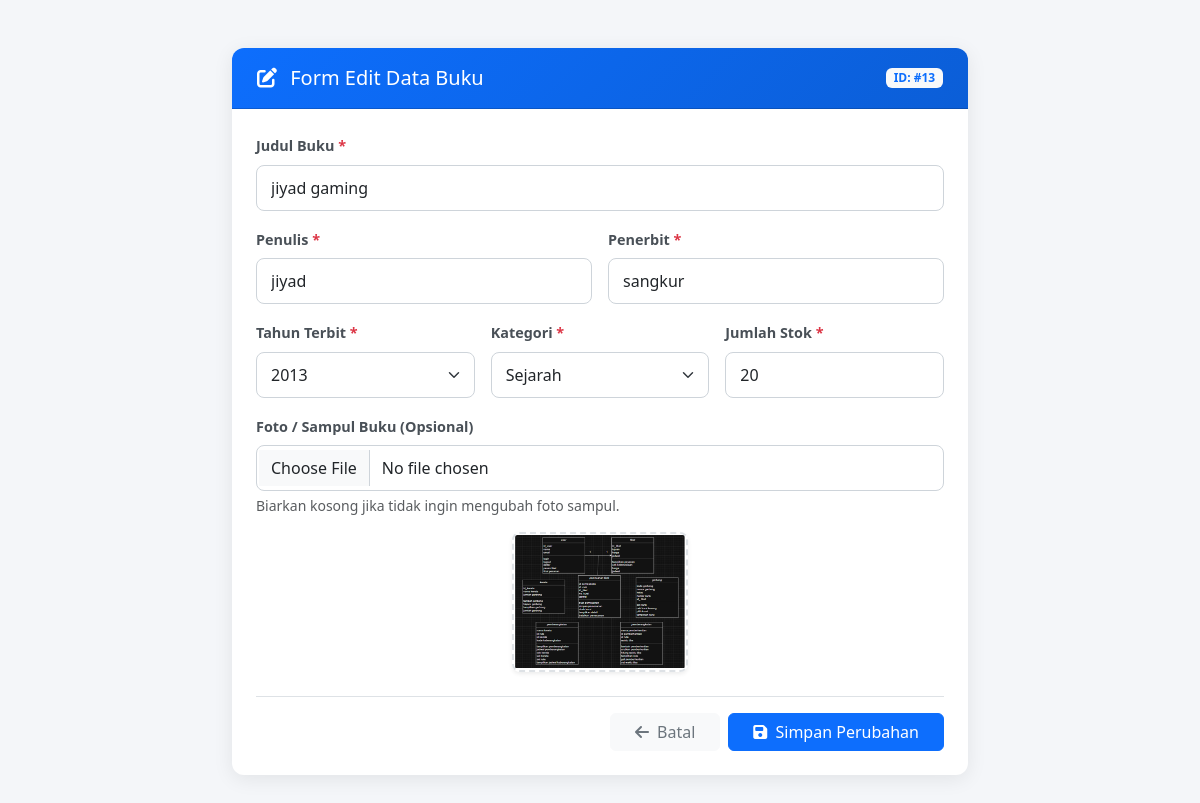
/view/view_admin/edit_buku.php?id=13 (signed in), run on the app's committed database.
### tables this page shows
CREATE TABLE `buku` (
  `id_buku` int(11) NOT NULL,
  `judul` varchar(150) NOT NULL,
  `penulis` varchar(100) NOT NULL,
  `penerbit` varchar(100) NOT NULL,
  `tahun_terbit` year(4) NOT NULL,
  `kategori` varchar(20) NOT NULL,
  `stok` int(5) NOT NULL,
  `foto` varchar(100) NOT NULL
);

### models/m_koneksi.php (called while the page is built, shortened)
<?php
class Koneksi {
    private $host = "localhost",
            $username = "root",
            $pass = "",
            $db = "perpustakaan";
    function __construct() {
        $this->koneksi = mysqli_connect(
            $this->host,
            $this->username,
            $this->pass,
            $this->db
        );
    }
}

### models/m_buku.php (called while the page is built, shortened)
<?php
include_once 'm_koneksi.php';
class m_buku {
    private $koneksi;
    public function __construct() {
        $db = new koneksi();
        $this->koneksi = $db->koneksi;
    }
    public function get_buku_by_id($id_buku) {
        $stmt = $this->koneksi->prepare("SELECT * FROM buku WHERE id_buku = ?");
        $stmt->bind_param("i", $id_buku);
        $stmt->execute();
        return $stmt->get_result()->fetch_assoc();
    }
}
?>

### view/view_admin/edit_buku.php (the view, shortened to what this page needs)
<?php
require_once '../../models/m_buku.php';
$id_buku = $_GET['id'] ?? 0;
$model_buku = new m_buku();
$data_buku = $model_buku->get_buku_by_id((int)$id_buku);
?>
<!DOCTYPE html>
<html lang="id">
<head>
    <link href="https://cdn.jsdelivr.net/npm/bootstrap@5.3.0/dist/css/bootstrap.min.css" rel="stylesheet">
    <link rel="stylesheet" href="https://cdnjs.cloudflare.com/ajax/libs/font-awesome/6.4.0/css/all.min.css">
</head>
<body>
<div class="container py-5">
    <div class="row justify-content-center">
        <div class="col-lg-8 col-md-10">
            <div class="card">
                <div class="card-header d-flex justify-content-between align-items-center">
                    <h5 class="mb-0 fs-5"><i class="fa-solid fa-pen-to-square me-2"></i> Form Edit Data Buku</h5>
                    <span class="badge bg-light text-primary">ID: #<?= htmlspecialchars($data_buku['id_buku']); ?></span>
                </div>
                <div class="card-body p-4">
                    <form action="../../controller/c_proses_buku.php" method="POST" enctype="multipart/form-data">
                        <div class="row g-3 mb-3">
                            <div class="col-md-12">
                                <label for="judul" class="form-label">Judul Buku <span class="text-danger">*</span></label>
                                <input type="text" class="form-control" id="judul" name="judul" value="<?= htmlspecialchars($data_buku['judul']); ?>" required maxlength="150">
                            </div>
                            <div class="col-md-6">
                                <label for="penulis" class="form-label">Penulis <span class="text-danger">*</span></label>
                                <input type="text" class="form-control" id="penulis" name="penulis" value="<?= htmlspecialchars($data_buku['penulis']); ?>" required maxlength="100">
                            </div>
                            <div class="col-md-6">
                                <label for="penerbit" class="form-label">Penerbit <span class="text-danger">*</span></label>
                                <input type="text" class="form-control" id="penerbit" name="penerbit" value="<?= htmlspecialchars($data_buku['penerbit']); ?>" required maxlength="100">
                            </div>
                        </div>
                        <div class="row g-3 mb-3">
                            <div class="col-md-4">
                                <label for="tahun_terbit" class="form-label">Tahun Terbit <span class="text-danger">*</span></label>
                                <select class="form-select" id="tahun_terbit" name="tahun_terbit" required>
                                    <?php
                                    $tahun_sekarang = date('Y');
                                    for ($i = $tahun_sekarang; $i >= 1950; $i--) {
                                        $selected = ($data_buku['tahun_terbit'] == $i) ? 'selected' : '';
                                        echo "<option value='$i' $selected>$i</option>";
                                    }
                                    ?>
                                </select>
                            </div>
                            <div class="col-md-4">
                                <label for="kategori" class="form-label">Kategori <span class="text-danger">*</span></label>
                                <select class="form-select" id="kategori" name="kategori" required>
                                    <?php
                                    $list_kategori = ['Fiksi', 'Non-Fiksi', 'Edukasi', 'Teknologi', 'Sains', 'Sejarah', 'Komik', 'Lainnya'];
                                    foreach ($list_kategori as $kat) {
                                        $selected = ($data_buku['kategori'] == $kat) ? 'selected' : '';
                                        echo "<option value='$kat' $selected>$kat</option>";
                                    }
                                    ?>
                                </select>
                            </div>
                            <div class="col-md-4">
                                <label for="stok" class="form-label">Jumlah Stok <span class="text-danger">*</span></label>
                                <input type="number" class="form-control" id="stok" name="stok" min="0" value="<?= (int)$data_buku['stok']; ?>" required>
                            </div>
                        </div>
                        <div class="mb-4">
                            <label for="foto" class="form-label">Foto / Sampul Buku (Opsional)</label>
                            <input type="file" class="form-control" id="foto" name="foto" accept="image/*" onchange="previewImage(event)">
                            <div class="form-text">Biarkan kosong jika tidak ingin mengubah foto sampul.</div>
                            <div class="mt-3 text-center">
                                <?php
                                    $foto_curr = $data_buku['foto'] ?? '';
                                    if (empty($foto_curr)) {
                                        $src_curr = 'https://images.unsplash.com/photo-1543002588-bfa74002ed7e?w=200&auto=format&fit=crop&q=60';
                                    } elseif (filter_var($foto_curr, FILTER_VALIDATE_URL)) {
                                        $src_curr = htmlspecialchars($foto_curr);
                                    } else {
                                        $src_curr = '../../asset/img/' . htmlspecialchars($foto_curr);
                                    }
                                ?>
                                <img id="preview" src="<?= $src_curr; ?>" class="img-preview shadow-sm" alt="Sampul Buku">
                            </div>
                        </div>
                        <div class="d-flex justify-content-end gap-2 pt-3 border-top">
                            <a href="dashboard_buku.php" class="btn btn-light text-secondary px-4">
                                <i class="fa-solid fa-arrow-left me-1"></i> Batal
                            </a>
                            <button type="submit" class="btn btn-primary px-4">
                                <i class="fa-solid fa-floppy-disk me-1"></i> Simpan Perubahan
                            </button>
                        </div>
                    </form>
                </div>
            </div>
        </div>
    </div>
</div>
</body>
</html>

### view/view_admin/edit_buku.php (style rules this page uses)
body { background-color: #f4f6f9; font-family: 'Segoe UI', Tahoma, Geneva, Verdana, sans-serif; }
.card { border: none; border-radius: 12px; box-shadow: 0 4px 20px rgba(0, 0, 0, 0.08); }
.card-header { background: linear-gradient(135deg, #0d6efd, #0b5ed7); color: #ffffff; border-top-left-radius: 12px !important; border-top-right-radius: 12px !important; padding: 18px 25px; }
.form-label { font-weight: 600; color: #495057; font-size: 0.9rem; }
.form-control, .form-select { border-radius: 8px; padding: 10px 14px; border: 1px solid #ced4da; }
.img-preview { max-height: 140px; border-radius: 8px; border: 2px dashed #dee2e6; object-fit: cover; }

### data on the page
buku: id_buku "13", judul "jiyad gaming", penulis "jiyad", penerbit "sangkur", stok "20", foto (picture)

### other printed values
form field tahun_terbit "2013"
form field kategori "Sejarah"
